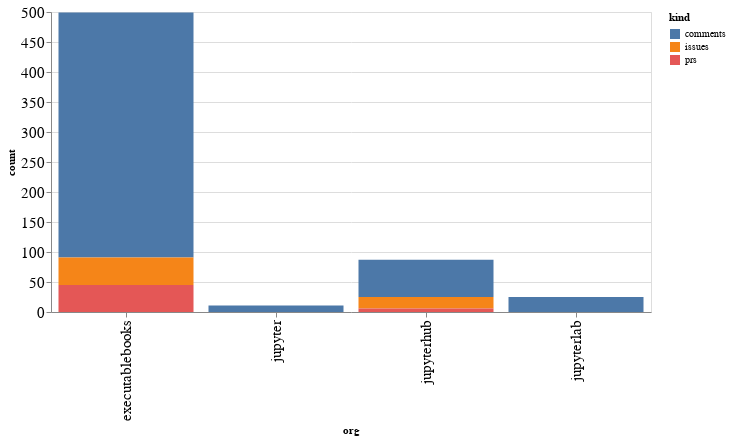

Here is the notebook cell this chart was saved with:
### Code cell
alt.Chart(org_summaries, width=600).mark_bar().encode(
    x='org',
    y='count',
    color='kind',
    tooltip="org"
)

### Figure 1 — Vega-Lite specification as saved in the notebook (floating-point values rounded to 4 significant figures)
{"config": {"axisLeft": {"labelFontSize": 15}, "axisBottom": {"labelFontSize": 15}}, "data": {"name": "data-fa186a1a77cde538980074550bc36a2a"}, "mark": "bar", "encoding": {"color": {"type": "nominal", "field": "kind"}, "tooltip": {"type": "nominal", "field": "org"}, "x": {"type": "nominal", "field": "org"}, "y": {"type": "quantitative", "field": "count"}}, "width": 600, "$schema": "https://vega.github.io/schema/vega-lite/v4.8.1.json", "datasets": {"data-fa186a1a77cde538980074550bc36a2a": [{"org": "executablebooks", "kind": "comments", "count": 408}, {"org": "executablebooks", "kind": "issues", "count": 46}, {"org": "executablebooks", "kind": "prs", "count": 45}, {"org": "jupyter", "kind": "comments", "count": 11}, {"org": "jupyterhub", "kind": "comments", "count": 62}, {"org": "jupyterhub", "kind": "issues", "count": 19}, {"org": "jupyterhub", "kind": "prs", "count": 6}, {"org": "jupyterlab", "kind": "comments", "count": 25}]}}
